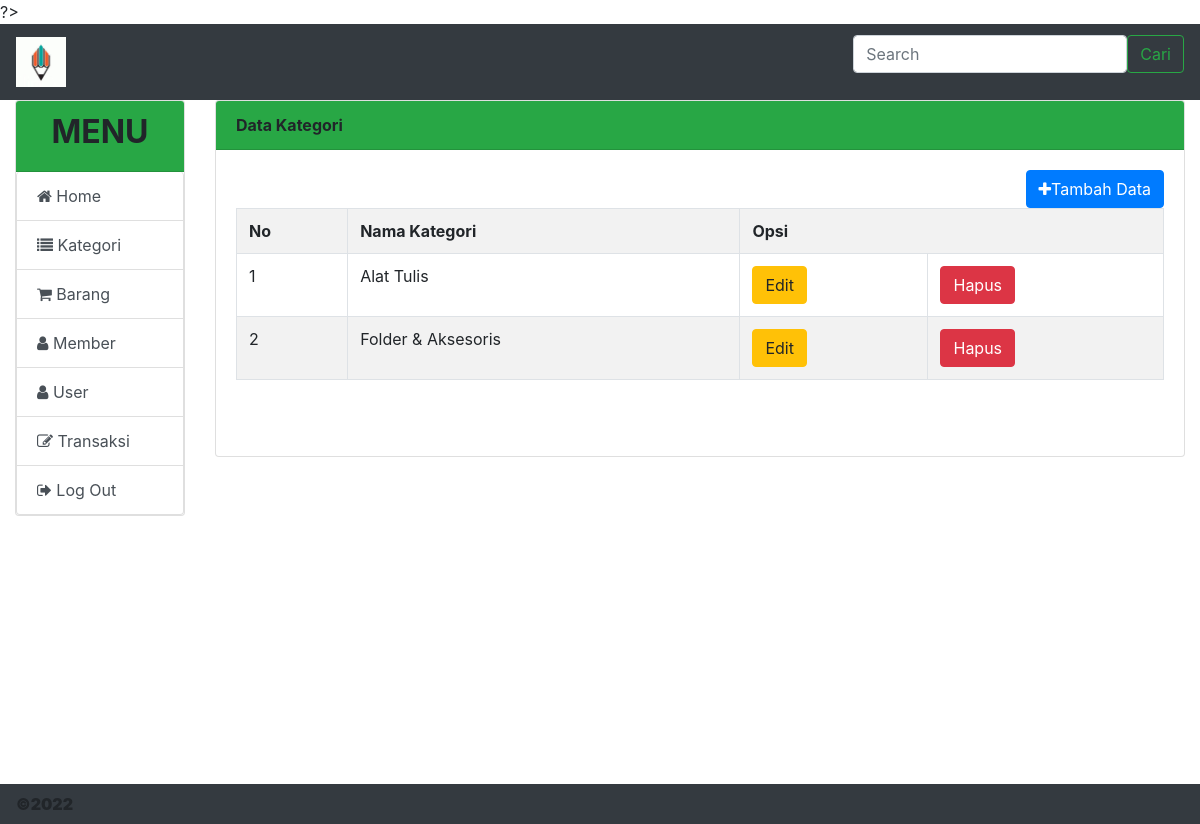
The page /?hal=kategori on the database its author committed.
### tables this page shows
CREATE TABLE `kategori` (
  `id_kategori` int(1) NOT NULL,
  `nama_kategori` varchar(100) NOT NULL,
  `isParent` int(1) NOT NULL
);

### lib/Class-DB.php (called while the page is built, shortened)
<?php
class Db{
	var $db=null;
	public function __construct()
	{
		try {
			$this->db=new PDO("mysql:host=localhost;dbname=db_kasir_apps","root","");
			$this->db->setAttribute(PDO::ATTR_ERRMODE,PDO::ERRMODE_EXCEPTION);
		} catch (PDOException $e){
			die("Connection Error :".$e->getmessage());
		}
	}
	function select($t,$f="*"){
		$query=$this->db->prepare("select $f from $t");
		$query->execute();
		return $query;
	}
}
	$db=new Db();
?>

### pages/kategori.php (the view, shortened to what this page needs)
<div class="card-header bg-success"> <b> Data Kategori <b> </div>
<div class="card-body">
	<a href="?hal=frm-kategori" class="btn btn-primary pull-right"><i class= "fa fa-plus"></i>Tambah Data</a>
	<table class="table table-bordered table-striped">
		<tr>
			<th>No</th>
			<th>Nama Kategori</th>
			<th colspan="2">Opsi</th>
		</tr>
	<?php
		$no = 0;
		$query = $db->select("kategori");
		while($row=$query->fetch()){
			$no++;
			?>
			<tr>
				<td><?=$no?></td>
				<td><?=$row['nama_kategori']?></td>
				<td><a class="btn btn-warning" href="?hal=edit_kategori&id=<?=$row['id_kategori']?>">Edit</a></td>
				<td><a class="btn btn-danger" href="?hal=kategori&id=<?=$row['id_kategori']?>&act=del" onclick="return confirm('Yakin akan menghapus data?')">Hapus</a></td>
			</tr>
			<?php
		}
	?>
</table>
</div>

### rows shown on the page
kategori: nama_kategori "Alat Tulis"
kategori: nama_kategori "Folder & Aksesoris"
